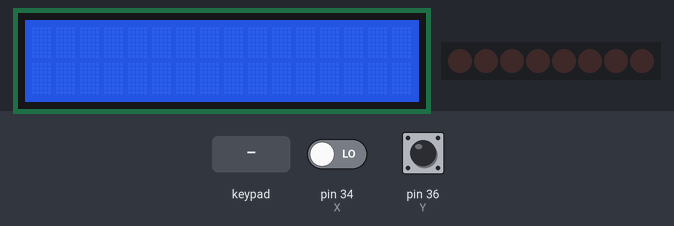
Bench run of a sketch on a simulated Arduino Mega 2560, built with avr-gcc and run on an emulated ATmega2560. Parts: 16×2 character LCD, 8 shift-register outputs drawn as a row of LEDs (first output left, lit = HIGH). The test bench sets the inputs (shaded band); at power-on: pin 34 (X) LOW, pin 36 (Y) HIGH. Random numbers use the default seed unless the sketch sets one; what the sketch prints to the serial monitor is not drawn.

Above: at 1.2 s.
1.3 s: keypad keys 0 0 1 0 1 0 1 0 * pressed 0.4 s apart
At 5.6 s:
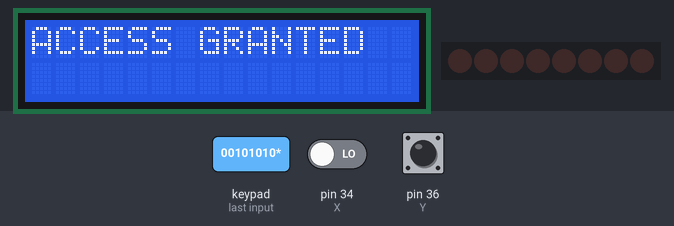
6.4 s: key '#' pressed
At 7.1 s:
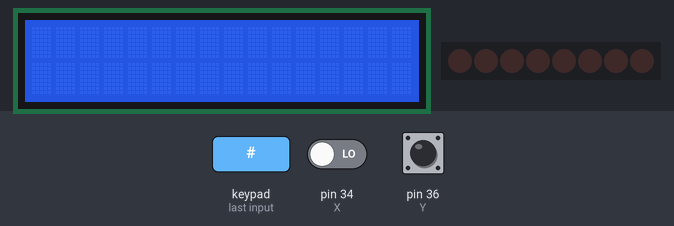
7.9 s: key '*' pressed
At 8.5 s:
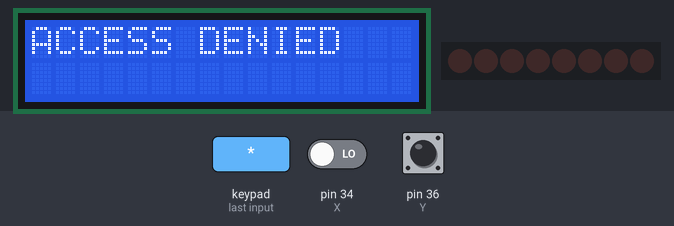
Timing chart, 0 to 10.9 s (numbered marks = the images above; inputs shaded):
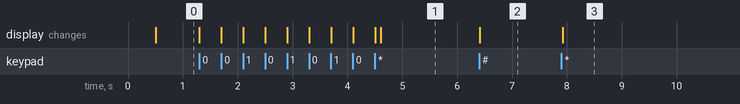

The sketch:

MainProj.ino
```cpp
/* Austin Haugland
 * Embedded Password System
 * Requires Arduino and physical wiring to the hardware
 * I acknowledge all content contained herein, excluding template or example code, is my own original work.
 * Austin
 */
#include <LiquidCrystal.h>
#include <Keypad.h>

// Array of Output Pin variables, set to the pins being used
const int rs = 22, en = 24, d4 = 26, d5 = 28, d6 = 30, d7 = 32;
LiquidCrystal lcd(rs, en, d4, d5, d6, d7);
const int light_pattern_size = 2;
const char light_pattern[light_pattern_size] = {0x00, 0x0F};
const int Password_Length = 8;
const String Master = "00101010";
String Data;
 unsigned char j = 0;
 unsigned char k = 0;
unsigned char counter = 0;
bool pass_correct = false;
bool denied = false;
unsigned int time = 0;
unsigned char r = 1;


//Shift Registers
unsigned int latchPin = 3;
unsigned int clockPin= 2;
unsigned int dataPin = 4;
unsigned int resetPin = 5;
unsigned int layer[4] = {0, 0, 0, 0};
byte LEDS = 0;
byte dataArray[10];
//Buttons
const int a_size = 2;
unsigned char X = 34;
unsigned char Y = 36;
unsigned char a[a_size] = {34, 36};
unsigned char a_type[a_size] = {0, 1};
bool x_release = true;
bool y_release = true;

//const char sound_pattern_size = 2;
//const double sound_pattern[sound_pattern_size] = {261.63, 293.66}; // C4, D4

const int buzzer = 3;

//Keypad
const int ROW_NUM = 4;
const int COLUMN_NUM = 4;

char keys[ROW_NUM][COLUMN_NUM] = {
  {'1','2','3', 'A'},
  {'4','5','6', 'B'},
  {'7','8','9', 'C'},
  {'*','0','#', 'D'}
};

byte pin_rows[ROW_NUM] = {6, 7, 8, 9};
byte pin_column[COLUMN_NUM] = {10, 11, 12, 13};
Keypad keypad = Keypad(makeKeymap(keys), pin_rows, pin_column, ROW_NUM, COLUMN_NUM);
int cursorColumn = 0;

int ButtonFunction(int button){
  //works with pulldown
  if(button == 36){
    return digitalRead(button);
  }
  //Works with pullup
  else if(button == 34){
    return digitalRead(button);
  }
  else{
    return 0;
  }
}
void Setup(unsigned int val){
  layer[0] = val;
  layer[1] = val;
  layer[2] = val;
  layer[3] = val;
}
void setShiftReg(unsigned int val){
     digitalWrite(latchPin, LOW);
     shiftOut(dataPin, clockPin, MSBFIRST, val >> 8);
     shiftOut(dataPin, clockPin, MSBFIRST, val);
     digitalWrite(latchPin, HIGH);
}
void rand(int i){
  LEDS = ((i * 77 + r) % 1000);
  r = ((i * r) % 10);
  return LEDS;
}
int random (int i){
  LEDS = ((i + r) % 16);
  r = (((LEDS * 22) % 100));
  return LEDS;
}

typedef struct task {
  int state;
  unsigned long period;
  unsigned long elapsedTime;
  int (*TickFct)(int);

} task;

int delay_gcd;
const unsigned short tasksNum = 3;
task tasks[tasksNum];

//Keypad state
enum SM1_States { SM1_INIT, SM1_S0, SM1_S1};
int SM1_Tick(int state){
  char key = keypad.getKey();
  //unsigned char k;
    //Read thing
    switch(state){ // State transitions
      case SM1_INIT:
         //State Transition
            state = SM1_S0;
        break;
      case SM1_S0:
      if(pass_correct == true){
        state = SM1_S1;
        j = 0;
        lcd.clear();
        lcd.print("ACCESS GRANTED");
      }
      else{
        state = SM1_S0;
      }
         //State Transition
      break;
      case SM1_S1:
      if(pass_correct == false){
          state = SM1_INIT;
        }
        else{
          j++;
          state = SM1_S1;
        }
      break;
    }
    switch(state){ // State Action
      case SM1_INIT:
      break;
      case SM1_S0:
      if(key){
        //General rule is that strings are bad for passwords but for simplicity let's use it
        j = 0;
        lcd.setCursor(cursorColumn, 0);
        lcd.print(key);

        k++;
        cursorColumn++;
        //Reset function
        if(key == '#'){
          lcd.clear();
          k = 0;
          Data = "";
          cursorColumn = 0;
        }
        if(key == '*'){
        lcd.clear();
        k = 0;
        if(Master == Data){
        pass_correct = true;
        Data = "";
        }
        else{
          denied = true;
        }
        }
        Data += key;
      }
      //Failure
      if(k > Password_Length || denied == true){
          if(j == 0){
            lcd.clear();
            lcd.print("ACCESS DENIED");
          }
          if(j >= 50){
            lcd.clear();
            k = 0;
            Data = "";
            cursorColumn = 0;
            denied = false;
          }
          j++;
          Serial.println(j);
        }
         //State Action
      break;
      case SM1_S1:
      if(j == 100){
        lcd.clear();
        lcd.setCursor(0, 0);
        lcd.print("Press any button");
        lcd.setCursor(0, 1);
        lcd.print("to display light show");
      }
      else if(j == 150){
        lcd.clear();
        lcd.setCursor(0, 0);
        lcd.print("Press the # key");
        lcd.setCursor(0, 1);
        lcd.print("to exit.");
      }
      else if(j == 200){
        lcd.clear();
        lcd.setCursor(0, 0);
        lcd.print("ENJOY!");
      }
      Data = "";
      if(key == '#'){
        pass_correct = false;
        k = 0;
        cursorColumn = 0;
        Data = "";
        lcd.clear();
      }
      Serial.println(j);
      break;
    }
    return state;
}
//Button to enter/clear/(LED States in final)
enum SM2_States { SM2_INIT, SM2_S0};
int SM2_Tick(int state){
    //Button
    switch(state){ // State transitions
      case SM2_INIT:
      if(pass_correct == true){
        state = SM2_S0;
        counter = 1;
      }
      else{
        state = SM2_INIT;
      }
        break;
      case SM2_S0:
      if(pass_correct != true){
        state = SM2_INIT;
      }
      else if(counter == 3){
        counter = 2;
      }
      else if(counter == 0){
        counter = 1;
      }
      else{
      state = SM2_S0;
      }
      break;
    }
    switch(state){ // State Action
      case SM2_INIT:
      counter = 0;
         //State Action
        break;
      case SM2_S0:
      if(ButtonFunction(X) && x_release){ //CLICK
            x_release = false;
      }
      if(!ButtonFunction(X) && !x_release){ //CLICK
            x_release = true;
            counter++;
      }
      if(ButtonFunction(Y) && y_release){ //CLICK
            y_release = false;
      }
      if(!ButtonFunction(Y) && !y_release){ //CLICK
            y_release = true;
            counter--;
      }
      Serial.println(counter);
      break;
    }
    return state;
}
//Shift Registers and 4 LED states
enum SM3_States { SM3_INIT, SM3_S0, SM3_S1, SM3_S2, /*SM3_S3*/};
int SM3_Tick(int state){
    //Button
    switch(state){ // State transitions
      case SM3_INIT:
      if(counter != 0){ //PASSWORD STATE WAITING
        state = SM3_S0;
      }
      else{
        LEDS = 0;
        state = SM3_INIT;
      }
        break;
      case SM3_S0: //LEDS OFF
      if(counter == 2){ //CLICK
        LEDS = 0;
        state = SM3_S1;
      }
      //Return home
      else if(counter == 0){
        LEDS = 0;
        state = SM3_INIT;
      }
      else{
        state = SM3_S0;
      }
        break;
      case SM3_S1: //LEDS FULL CUBE
      if(counter == 3){
        LEDS = 0;
        state = SM3_S2;
      }
      else if(counter == 1 || counter == 0){
        LEDS = 0;
        state = SM3_S0;
      }
      else{
        state = SM3_S1;
      }
      break;
      case SM3_S2: //LEDS RANDOM
      if(counter == 2 || counter == 0){
        LEDS = 0;
        state = SM3_S1;
      }
      else{
        state = SM3_S2;
      }
      break;
    }
    switch(state){ // State Action
      case SM3_INIT: //PASSWORD WAIT
      if(LEDS < 256){
      digitalWrite(latchPin, LOW);
      shiftOut(dataPin, clockPin, MSBFIRST, LEDS);
      digitalWrite(latchPin, HIGH);
      time++;
      }
         //State Action
        break;
      case SM3_S0: //OFF
      if(LEDS < 256){
      digitalWrite(latchPin, LOW);
      shiftOut(dataPin, clockPin, MSBFIRST, LEDS);
      digitalWrite(latchPin, HIGH);
      time++;
      }
        break;
      case SM3_S1: //Normal
      LEDS = 255;
      if(LEDS == 255){
      digitalWrite(latchPin, LOW);
      shiftOut(dataPin, clockPin, MSBFIRST, LEDS);
      digitalWrite(latchPin, HIGH);
      time++;
      //Serial.println(LEDS);
      }
      break;
     case SM3_S2: //RANDOM
     rand(time);
     digitalWrite(latchPin, LOW);
     shiftOut(dataPin, clockPin, MSBFIRST, LEDS);
     digitalWrite(latchPin, HIGH);
     time++;
     break;
    }

    return state;
}

void setup() {
    //some set up (Default Arduino Function)
    pinMode(X, INPUT);
    pinMode(Y, INPUT_PULLUP);
    pinMode(latchPin, OUTPUT);
    pinMode(dataPin, OUTPUT);
    pinMode(clockPin, OUTPUT);
    pinMode(resetPin, OUTPUT);
    digitalWrite(resetPin, LOW);
    digitalWrite(resetPin, HIGH);
    // LEDs
  dataArray[0] = 0xFF;
  dataArray[1] = 0xFE;
  dataArray[2] = 0xFC;
  dataArray[4] = 0xF0;
  dataArray[5] = 0xE0;
  dataArray[6] = 0xC0;
  dataArray[7] = 0x80;
  dataArray[8] = 0x00;
  dataArray[9] = 0xE0;

    Serial.begin(9600);

  unsigned char i = 0;
  tasks[i].state = SM1_INIT;
  tasks[i].period = 100;
  tasks[i].elapsedTime = 0;
  tasks[i].TickFct = &SM1_Tick;
  i++;
  tasks[i].state = SM2_INIT;
  tasks[i].period = 200;
  tasks[i].elapsedTime = 0;
  tasks[i].TickFct = &SM2_Tick;
  i++;
  tasks[i].state = SM3_INIT;
  tasks[i].period = 500;
  tasks[i].elapsedTime = 0;
  tasks[i].TickFct = &SM3_Tick;
  lcd.begin(16,2);
}


void loop() {
  // put your main code here, to run repeatedly:
  unsigned char i;
  for (i = 0; i < tasksNum; ++i) {
     if ( (millis() - tasks[i].elapsedTime) >= tasks[i].period) {
        tasks[i].state = tasks[i].TickFct(tasks[i].state);
        tasks[i].elapsedTime = millis(); // Last time this task was ran
     }
   }
}
//Due to time constraint of the demo, There will only be the necessary presentation of complexities and basic functionality
```

Measured:
- after the input at 1.3 s, the display: first changes at once (image 1 shows a later state)
- after the input at 6.4 s, the display: changes at once (image 2)
- after the input at 7.9 s, the display: changes at once (image 3)
